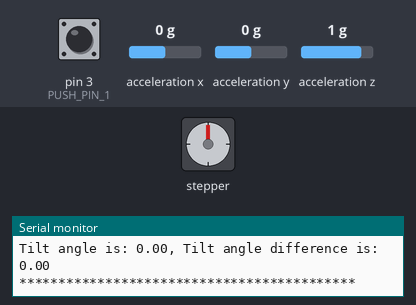
A sketch run on a simulated Arduino Uno, built with avr-gcc and run on an emulated ATmega328P. Shown: stepper motor, the last lines printed to the serial monitor. Wiring (inferred from the names in the program): stepper motor (2048 steps per turn assumed): coils pin 9, pin 10, pin 11, pin 12. The inputs (shaded band) are chosen by the test bench; at power-on: pin 3 (PUSH_PIN_1) LOW, acceleration x 0 g, acceleration z 1 g, acceleration y 0 g.

Above: at 2.2 s.
2.3 s: pin 3 (PUSH_PIN_1) pulled HIGH for 3 s
6.8 s: acceleration x set to -1.4 g
At 9.5 s:
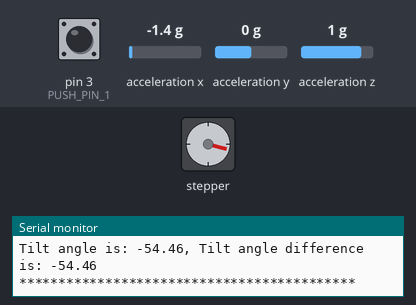
10.7 s: acceleration z set to -0.8 g
At 13.3 s:
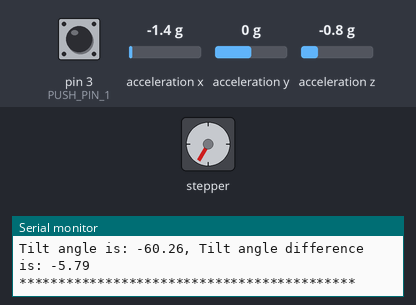
14.6 s: acceleration z set to 0 g
At 17.5 s:
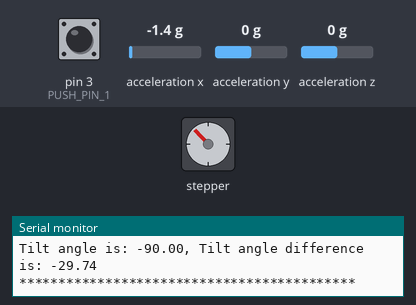
18.5 s: acceleration x set to -0.2 g
22.4 s: acceleration x set to 0.1 g
At 23.33 s:
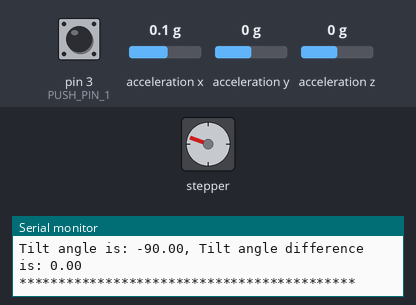
Timing chart, 0 to 25.6 s (numbered marks = the images above; inputs shaded):
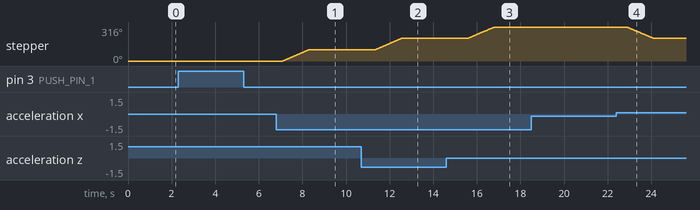

The sketch:

Finger_main_code.ino
```cpp
// (licence header left out)
#include <ezButton.h>
#include <Wire.h>
#include "MMA7660.h"
MMA7660 accelemeter;

// Stepper Motor pins
const int STEPPER_PIN_1 = 9;
const int STEPPER_PIN_2 = 10;
const int STEPPER_PIN_3 = 11;
const int STEPPER_PIN_4 = 12;
// Push Button pin
const int PUSH_PIN_1 = 3;
// Stepping Motor Variables
const int TURN_RATE = 600;
int step_num = 0;
int counter = 7000;
bool direction = true; // false = clockwise
bool turn = false;
// Push-button Variables
int pushState = 0;
// Accelerometer Variables
float angleRadT, angleDegT, anglePreT, angleRadS, angleDegS, anglePreS, angleMovR, angleMovD; // Rad for radian, Deg for degree, Pre to store the previously recorded angle, Mov for total angle of movement
float axPre, ayPre, azPre;

void setup() {
  // This delay fixes an issue where equipments won't initialise properly
  delay(1000);
  // put your setup code here, to run once:
  Serial.begin(9600);
  // Pin initialisation
  pinMode(STEPPER_PIN_1, OUTPUT);
  pinMode(STEPPER_PIN_2, OUTPUT);
  pinMode(STEPPER_PIN_3, OUTPUT);
  pinMode(STEPPER_PIN_4, OUTPUT);
  // Accelerometer initialisation
  accelemeter.init();
  // Push button pin initialisation
  pinMode(PUSH_PIN_1, INPUT);
}

void loop() {
  // put your main code here, to run repeatedly:
  pushState = digitalRead(PUSH_PIN_1);

  float ax, ay, az, a, b, c;
  accelemeter.getAcceleration(&ax, &ay, &az);

  a = vectorLength(ax,ay,az);
  b = vectorLength(axPre, ayPre, azPre);
  c = vectorLength(ax-axPre,ay-ayPre,az-azPre);

  angleRadT = tiltAngle(ax, ay, az);
  angleRadS = sweepAngle(ax, ay, az);
  angleDegT = angleRadT*180/PI;
  angleDegS = angleRadS*180/PI;
  angleMovR = cosineRule(a,b,c);
  angleMovD = angleMovR*180/PI;

  // Detect button push for ON/OFF
  if(pushState == HIGH) {
    turn = !turn;
    Serial.println("pushed!");
  }

  // Rotation logic, depending if the thumb opens or closes
  if(turn == true) {
    if(angleMovD != 0) {
      counter=0;
    }

    if(angleDegT-anglePreT > 0) {
      direction = false;
      while(counter<TURN_RATE) { // 1000 = roughly half rotation
        Step(direction);
        delay(2);
        counter++;
      }
    }

    if(angleDegT-anglePreT < 0) {
      direction = true;
      while(counter < TURN_RATE) { // 1000 = roughly half rotation
        Step(direction);
        delay(2);
        counter++;
      }
    }
  }

  Serial.print("Tilt angle is: ");
  Serial.print(angleDegT);
  Serial.print(", Tilt angle difference is: ");
  Serial.println(angleDegT-anglePreT);
  Serial.println("*******************************************");

  anglePreT = angleDegT;
  anglePreS = angleDegS;
  axPre = ax;
  ayPre = ay;
  azPre = az;
  delay(3000); // This delay ensures data is only read and processed every 3 seconds, making it easier to use
}
```

Functions.ino
```cpp
// (licence header left out)
void Step(bool direction) { // Function to control motor turn direction
  if(direction) { // Anticlockwise
    if(step_num==0) {
      digitalWrite(STEPPER_PIN_1, HIGH);
      digitalWrite(STEPPER_PIN_2, LOW);
      digitalWrite(STEPPER_PIN_3, LOW);
      digitalWrite(STEPPER_PIN_4, LOW);
    } else if(step_num==1) {
      digitalWrite(STEPPER_PIN_1, LOW);
      digitalWrite(STEPPER_PIN_2, HIGH);
      digitalWrite(STEPPER_PIN_3, LOW);
      digitalWrite(STEPPER_PIN_4, LOW);
    } else if(step_num==2) {
      digitalWrite(STEPPER_PIN_1, LOW);
      digitalWrite(STEPPER_PIN_2, LOW);
      digitalWrite(STEPPER_PIN_3, HIGH);
      digitalWrite(STEPPER_PIN_4, LOW);
    } else if(step_num==3) {
      digitalWrite(STEPPER_PIN_1, LOW);
      digitalWrite(STEPPER_PIN_2, LOW);
      digitalWrite(STEPPER_PIN_3, LOW);
      digitalWrite(STEPPER_PIN_4, HIGH);
    }
  } else { // Clockwise
    if(step_num==0) {
      digitalWrite(STEPPER_PIN_1, LOW);
      digitalWrite(STEPPER_PIN_2, LOW);
      digitalWrite(STEPPER_PIN_3, LOW);
      digitalWrite(STEPPER_PIN_4, HIGH);
    } else if(step_num==1) {
      digitalWrite(STEPPER_PIN_1, LOW);
      digitalWrite(STEPPER_PIN_2, LOW);
      digitalWrite(STEPPER_PIN_3, HIGH);
      digitalWrite(STEPPER_PIN_4, LOW);
    } else if(step_num==2) {
      digitalWrite(STEPPER_PIN_1, LOW);
      digitalWrite(STEPPER_PIN_2, HIGH);
      digitalWrite(STEPPER_PIN_3, LOW);
      digitalWrite(STEPPER_PIN_4, LOW);
    } else if(step_num==3) {
      digitalWrite(STEPPER_PIN_1, HIGH);
      digitalWrite(STEPPER_PIN_2, LOW);
      digitalWrite(STEPPER_PIN_3, LOW);
      digitalWrite(STEPPER_PIN_4, LOW);
    }
  }

  // Increment step_num
  if(step_num==3) {
    step_num = 0;
  } else {
    step_num++;
  }
}

void rotationLogic() { // Deeterermines rotation logic
  direction = !direction;
}

float tiltAngle(float ax, float ay, float az) { // Calculates the tilt angle as measured by the accelerometer
  return atan2(ax, sqrt(sq(ay)+sq(az)));
}

float sweepAngle(float ax, float ay, float az) { // Calculates the sweep angle as measured by the accelerometer
  return atan2(ay, sqrt(sq(ax)+sq(az)));
}

float cosineRule(float a, float b, float c) { // Calculates the total angle of movement as measured by the accelerometer
  return acos((sq(a)+sq(b)-sq(c))/(2*a*b));
}

float vectorLength(float x, float y, float z) { // Calculates the total magnitude of the acceleration vector
  return sqrt(sq(x)+sq(y)+sq(z));
}
```

Measured:
- the behaviour switches between -0.1 and 0 g on acceleration x (found by bisection; images 3 and 4)
- after the input at 6.8 s, stepper: turns 105° clockwise in 1.2 s, starting after 0.29 s
- after the input at 10.7 s, stepper: turns 105° clockwise in 1.2 s, starting after 0.64 s
- after the input at 14.6 s, stepper: turns 106° clockwise in 1.2 s, starting after 0.99 s
- after the input at 22.4 s, stepper: turns 106° counter-clockwise in 1.2 s, starting after 0.49 s
